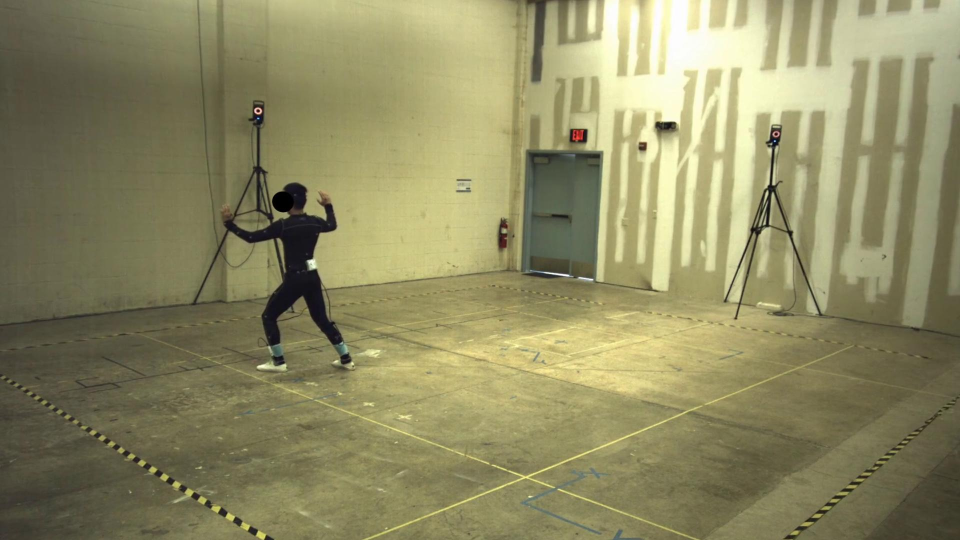
%> input picture im1corrected.jpg, 1920 x 1080 px (shown at 1/2 size)
$ octave task3_4.m   (GNU Octave 9; MATLAB toolbox functions it lacks are replaced by stand-ins)
%> lines starting %> are read from the running program, lines starting %| are printed output that depends on the picture
### task3_3.m
function reconstructed_points = task3_3(v1_points2d, v2_points2d, display_mse)
    % part 3: Triangulation to recover 3D mocap points from two views

    v1 = load('Parameters_V1_1.mat').Parameters;
    v2 = load('Parameters_V2_1.mat').Parameters;
    points3d = load('mocapPoints3D.mat').pts3D;

    % Extract parameters for camera 1
    v1_Rmat = v1.Rmat;
    v1_t = v1.position';
    v1_Pmat = v1.Pmat;
    v1_Kmat = v1.Kmat;
    v1_points2d(3,:) = 1;
    v1_vector = transpose(v1_Rmat) * inv(v1_Kmat) * v1_points2d;
    v1_vector_norm = v1_vector ./ vecnorm(v1_vector);

    % Extract parameters for camera 2
    v2_Rmat = v2.Rmat;
    v2_t = v2.position';
    v2_Pmat = v2.Pmat;
    v2_Kmat = v2.Kmat;
    v2_points2d(3,:) = 1;
    v2_vector = transpose(v2_Rmat) * inv(v2_Kmat) * v2_points2d;
    v2_vector_norm = v2_vector./ vecnorm(v2_vector);

    % Compute the cross product of direction vectors to find perpendicular vector for each pair
    cross_product = cross(v1_vector_norm, v2_vector_norm);
    % Normalize the cross product
    cross_product_norm = cross_product ./ vecnorm(cross_product);


    num_points = size(v1_points2d, 2); % 39 points
    reconstructed_points = zeros(3,num_points); % 3x39 matrix
    % Set up triangulation for each point
    for i = 1:num_points
        A = [v1_vector_norm(:, i), -v2_vector_norm(:,i), cross_product_norm(:,i)];
        B = v2_t - v1_t; % Translation vector between the two camera positions

        % Solve for scale factors a, b, and d
        x = A \ B; % x contains [a; b; d]
        a = x(1);
        b = x(2);

        point1 = v1_t + a*v1_vector_norm(:, i);
        point2 = v2_t + b*v2_vector_norm(:, i);

        % The reconstructed point is the midpoint between these two closest points
        reconstructed_points(:,i) = (point1+point2)/2;
    end

    % Calculate MSE between reconstructed points and original 3D points
    if (display_mse)
        squared_errors = (reconstructed_points - points3d) .^ 2;
        mse = mean(squared_errors(:));
        fprintf('Mean squared Error of reconstruction:\n');
        disp(mse);
    end
end

### task3_4.m
% part 4: Triangulation to make measurements about the scene

addpath('./');
v1 = load('Parameters_V1_1.mat').Parameters;
v2 = load('Parameters_V2_1.mat').Parameters;
points3d = load('mocapPoints3D.mat').pts3D;
image1 = imread('im1corrected.jpg');
%> image1 is the input picture: size 1080x1920x3 uint8; mean R, G, B 142.4, 138.7, 99.3
image2 = imread('im2corrected.jpg');
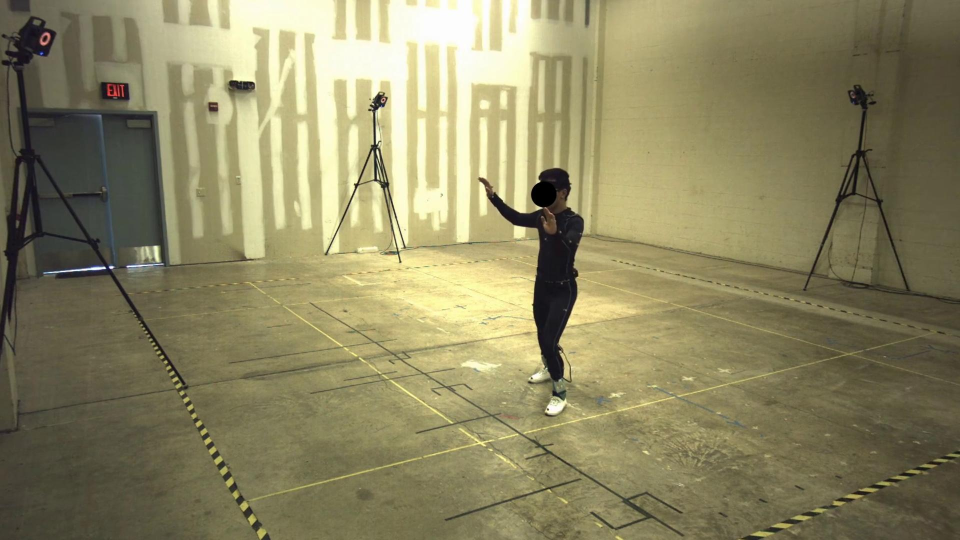
%> input picture im2corrected.jpg, 1920 x 1080 px (shown at 1/2 size)
%> image2 is the input picture: size 1080x1920x3 uint8; mean R, G, B 139.9, 134, 98

% Floor points - Start
fprintf('Please select three corresponding points on the floor in both images.\n');
fprintf('These points should represent the same physical locations in both views.\n');

% % Show the image for v1
% figure; clf;
% imshow(image1);
% % Get three points over the image for v1
% v1_floor_points = ginput(3)';
% hold on;
% % Keep the image and display the plots
% plot(v1_floor_points(1,:), v1_floor_points(2,:), 'ro');

v1_floor_points = [410, 1050, 1000;
                   716, 954, 616];
figure;clf;
imshow(image1);
hold on;
plot(v1_floor_points(1,:), v1_floor_points(2,:), 'ro');
title('Three points on the floor in camera v1.')
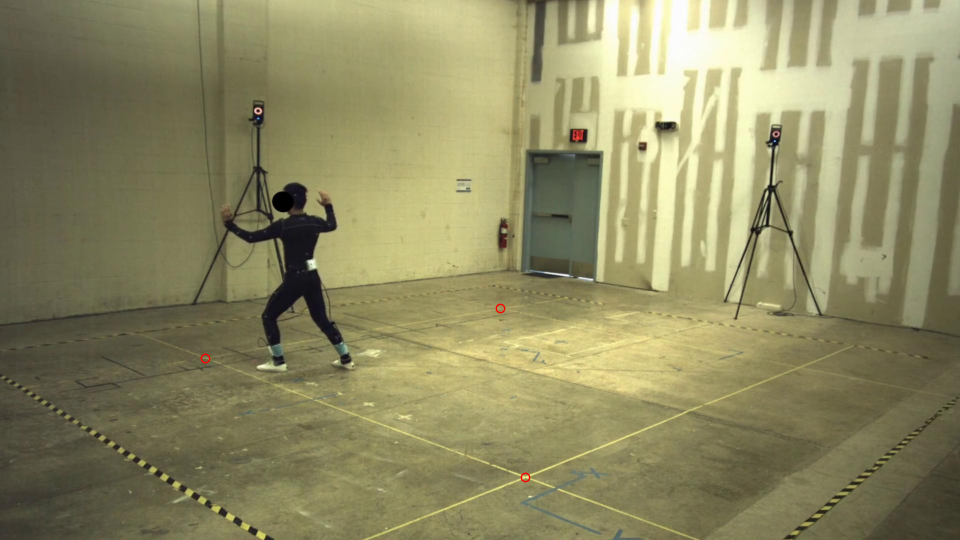
%> figure redrawn from the program's plot data; shown at 1/2 size; its title reads 'Three points on the floor in camera v1.'
hold off;
pause(1);


% % Show the image for v2
% figure; clf;
% imshow(image2);
% % Get three points over the image for v2
% v2_floor_points = ginput(3)';
% hold on;
% % Keep the image and display the plots
% plot(v2_floor_points(1,:),v2_floor_points(2,:), 'ro');

v2_floor_points = [960, 1694, 566;
                   884, 708, 606];
figure;clf;
imshow(image2);
hold on;
plot(v2_floor_points(1,:), v2_floor_points(2,:), 'ro');
title('Three points on the floor in camera v2.')
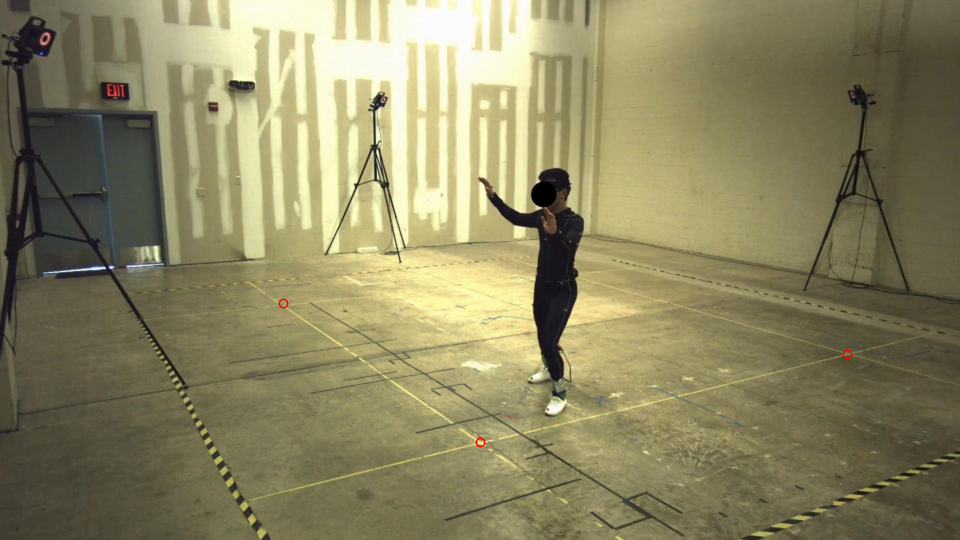
%> figure redrawn from the program's plot data; shown at 1/2 size; its title reads 'Three points on the floor in camera v2.'
hold off;
pause(1);

% Triangulation
reconstructed_points = task3_3(v1_floor_points, v2_floor_points, 0);

% Fit a plane to the floor points
% Fit plane by ax + by + cz + d = 0
[floor_a, floor_b, floor_c, floor_d] = fit_plane(reconstructed_points);
fprintf('Equation of the floor plane: %fx + %fy + %fz + %f = 0\n', floor_a, floor_b, floor_c, floor_d);


% Create a 3D grid of x and y values
figure;clf;
[x,y] = meshgrid(-100:10:100, -100:10:100); % Adjust grid limits may be needed

z = (-floor_a*x - floor_b*y - floor_d) / floor_c;

surf(x,y,z);

title('Floor Plane Plot');

xlabel('x'), ylabel('y'), zlabel('z');

z_min = min(z, [], 'all');

z_max = max(z, [], 'all');

zticks([floor(z_min):1:ceil(z_max)]);
pause(1);
% Floor points - End

fprintf('\n');
fprintf('\n');


% Wall points - Start
fprintf('Please select three corresponding points on the wall in both images.\n');
fprintf('These points should represent the same physical locations in both views.\n');

% % Show the image for v1
% figure; clf;
% imshow(image1);
% % Get three points over the image for v1
% v1_wall_points = ginput(3)';
% hold on;
% % Keep the image and display the plots
% plot(v1_wall_points(1,:), v1_wall_points(2,:), 'ro');

v1_wall_points = [1236, 1372, 1514;
                  218,  142,  226];
figure;clf;
imshow(image1);
hold on;
plot(v1_wall_points(1,:), v1_wall_points(2,:), 'ro');
title('Three points on the wall in camera v1.')
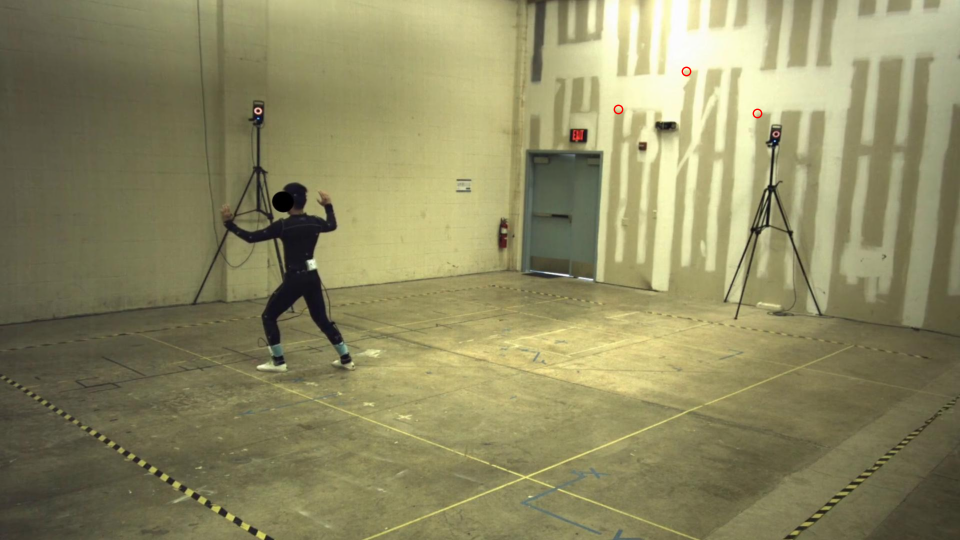
%> figure redrawn from the program's plot data; shown at 1/2 size; its title reads 'Three points on the wall in camera v1.'
hold off;
pause(1);


% % Show the image for v2
% figure; clf;
% imshow(image2);
% % Get three points over the image for v2
% v2_wall_points = ginput(3)';
% hold on;
% % Keep the image and display the plots
% plot(v2_wall_points(1,:),v2_wall_points(2,:), 'ro');

v2_wall_points = [340, 508, 674;
                  122, 52,  158];
figure;clf;
imshow(image2);
hold on;
plot(v2_wall_points(1,:), v2_wall_points(2,:), 'ro');
title('Three points on the wall in camera v2.')
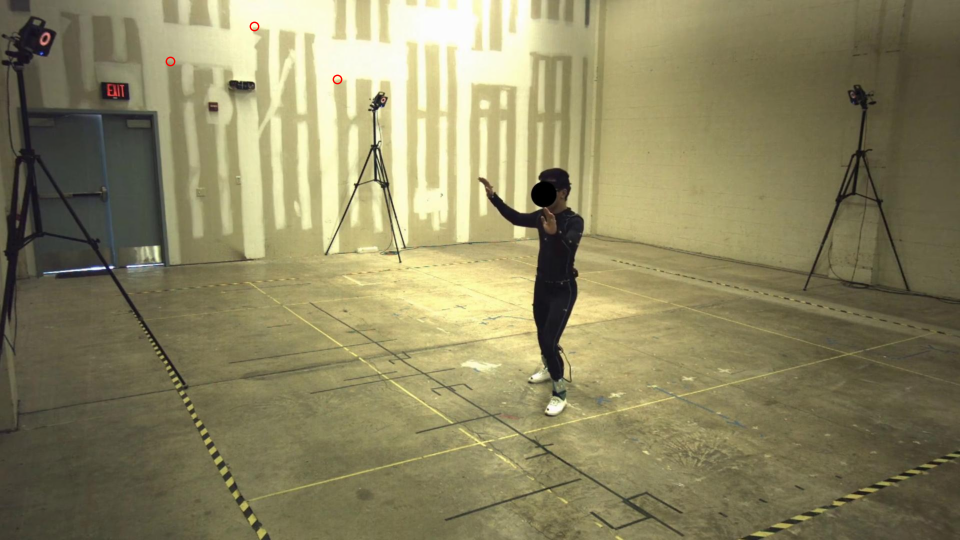
%> figure redrawn from the program's plot data; shown at 1/2 size; its title reads 'Three points on the wall in camera v2.'
hold off;
pause(1);

% Triangulation
reconstructed_points = task3_3(v1_wall_points, v2_wall_points, 0);

% Fit a plane to the wall points
% Fit plane by ax + by + cz + d = 0
[wall_a, wall_b, wall_c, wall_d] = fit_plane(reconstructed_points);
fprintf('Equation of the wall plane: %fx + %fy + %fz + %f = 0\n', wall_a, wall_b, wall_c, wall_d);


% Create a 3D grid of x and y values
figure; clf;
[x,y] = meshgrid(-100:10:100, -100:10:100); % Adjust grid limits may be needed

z = (-wall_a*x - wall_b*y - wall_d) / wall_c;

surf(x,y,z);

title('Wall Plane Plot');

xlabel('x'), ylabel('y'), zlabel('z');

z_min = min(z, [], 'all');

z_max = max(z, [], 'all');

xticks([floor(z_min):1:ceil(z_max)]);
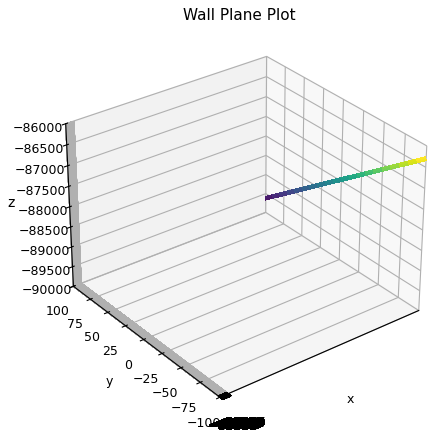
%> figure redrawn from the program's plot data
pause(1);
% wall points - End


% door points - Start
fprintf('Please select two corresponding points on the top and bottom of door in both images.\n');
fprintf('These points should represent the same physical locations in both views.\n');

% % Show the image for v1
% figure; clf;
% imshow(image1);
% % Get three points over the image for v1
% v1_door_points = ginput(2)';
% hold on;
% % Keep the image and display the plots
% plot(v1_door_points(1,:), v1_door_points(2,:), 'ro');

v1_door_points = [1202, 1188;
                  306,  560];
figure;clf;
imshow(image1);
hold on;
plot(v1_door_points(1,:), v1_door_points(2,:), 'ro');
title('Two points on the door in camera v1.')
%> figure, not shown here; shown at 1/2 size; its title reads 'Two points on the door in camera v1.'
hold off;
pause(1);

% % Show the image for v2
% figure; clf;
% imshow(image2);
% % Get three points over the image for v2
% v2_door_points = ginput(2)';
% hold on;
% % Keep the image and display the plots
% plot(v2_door_points(1,:),v2_door_points(2,:), 'ro');

v2_door_points = [310, 334;
                  226, 526];
figure;clf;
imshow(image2);
hold on;
plot(v2_door_points(1,:), v2_door_points(2,:), 'ro');
title('Two points on the door in camera v2.')
%> figure, not shown here; shown at 1/2 size; its title reads 'Two points on the door in camera v2.'
hold off;
pause(1);

% Triangulation
reconstructed_points = task3_3(v1_door_points, v2_door_points, 0);
door_height = abs(reconstructed_points(3,1)- reconstructed_points(3,2));
fprintf("The height of doorway: %f mm, or %f cm\n", door_height, door_height/10);
% door points - End


% person points - Start
fprintf('Please select two corresponding points on the top and bottom of person in both images.\n');
fprintf('These points should represent the same physical locations in both views.\n');

% % Show the image for v1
% figure; clf;
% imshow(image1);
% % Get three points over the image for v1
% v1_person_points = ginput(2)';
% hold on;
% % Keep the image and display the plots
% plot(v1_person_points(1,:), v1_person_points(2,:), 'ro');

v1_person_points = [592, 604;
                    372, 734];
figure;clf;
imshow(image1);
hold on;
plot(v1_person_points(1,:), v1_person_points(2,:), 'ro');
title('Two points may represent the height of person in camera v1.')
%> figure, not shown here; shown at 1/2 size; its title reads 'Two points may represent the height of person in camera v1.'
hold off;
pause(1);

% % Show the image for v2
% figure; clf;
% imshow(image2);
% % Get three points over the image for v2
% v2_person_points = ginput(2)';
% hold on;
% % Keep the image and display the plots
% plot(v2_person_points(1,:),v2_person_points(2,:), 'ro');

v2_person_points = [1110, 1102;
                    344,  788];
figure;clf;
imshow(image2);
hold on;
plot(v2_person_points(1,:), v2_person_points(2,:), 'ro');
title('Two points may represent the height of person in camera v2.')
%> figure, not shown here; shown at 1/2 size; its title reads 'Two points may represent the height of person in camera v2.'
hold off;
pause(1);

% Triangulation
reconstructed_points = task3_3(v1_person_points, v2_person_points, 0);
person_height = abs(reconstructed_points(3,1)- reconstructed_points(3,2));
fprintf("The height of person in graph: %f mm, or %f cm\n", person_height, person_height/10);
% person points - End


% camera points - Start
fprintf('Please select one corresponding point on the top of camera in both images.\n');
fprintf('These points should represent the same physical locations in both views.\n');

% % Show the image for v1
% figure; clf;
% imshow(image1);
% % Get three points over the image for v1
% v1_camera_points = ginput(1)';
% hold on;
% % Keep the image and display the plots
% plot(v1_camera_points(1,:), v1_camera_points(2,:), 'co');

v1_camera_points = [1554;
                    270];
figure;clf;
imshow(image1);
hold on;
plot(v1_camera_points(1,:), v1_camera_points(2,:), 'co');
title('The point on the other camera in camera v1.')
%> figure, not shown here; shown at 1/2 size; its title reads 'The point on the other camera in camera v1.'
hold off;
pause(1);


% % Show the image for v2
% figure; clf;
% imshow(image2);
% % Get three points over the image for v2
% v2_camera_points = ginput(1)';
% hold on;
% % Keep the image and display the plots
% plot(v2_camera_points(1,:),v2_camera_points(2,:), 'co');

v2_camera_points = [764;
                    200];
figure;clf;
imshow(image2);
hold on;
plot(v2_camera_points(1,:), v2_camera_points(2,:), 'co');
title('The point on the other camera in camera v2.')
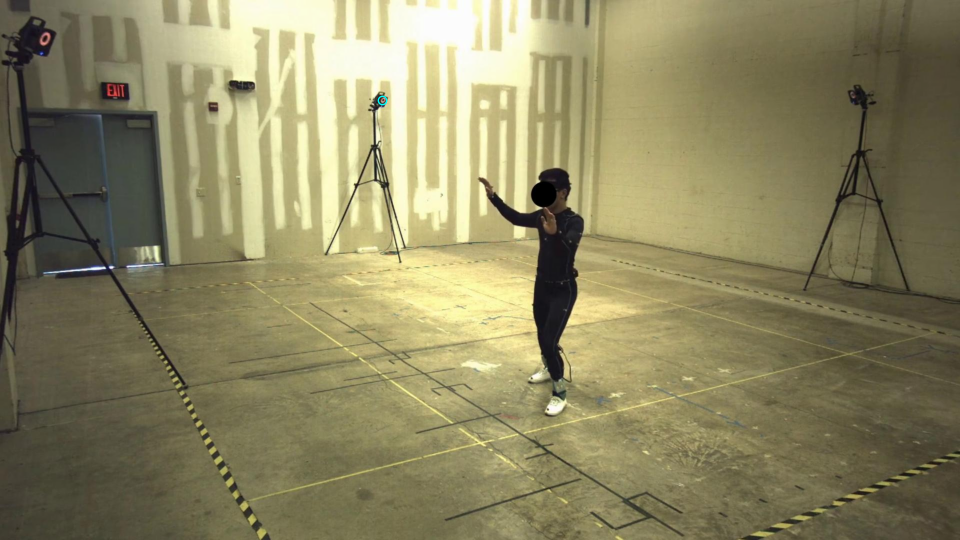
%> figure redrawn from the program's plot data; shown at 1/2 size; its title reads 'The point on the other camera in camera v2.'
hold off;
pause(1);


% Triangulation
reconstructed_points = task3_3(v1_camera_points, v2_camera_points, 0);
fprintf("Center of the camera is at x: %f, y: %f, z: %f\n", reconstructed_points(1,1), reconstructed_points(2,1), reconstructed_points(3,1));
% camera points - End


function [a,b,c,d] = fit_plane(points)
    A = points(:, 1);
    B = points(:, 2);
    C = points(:, 3);

    AB = B - A;
    AC = C - A;

    % Calculation the normal vector to the plane
    normal = cross(AB, AC);

    % Components of the plane equation
    a = normal(1);
    b = normal(2);
    c = normal(3);
    d = -dot(normal, A);
end
